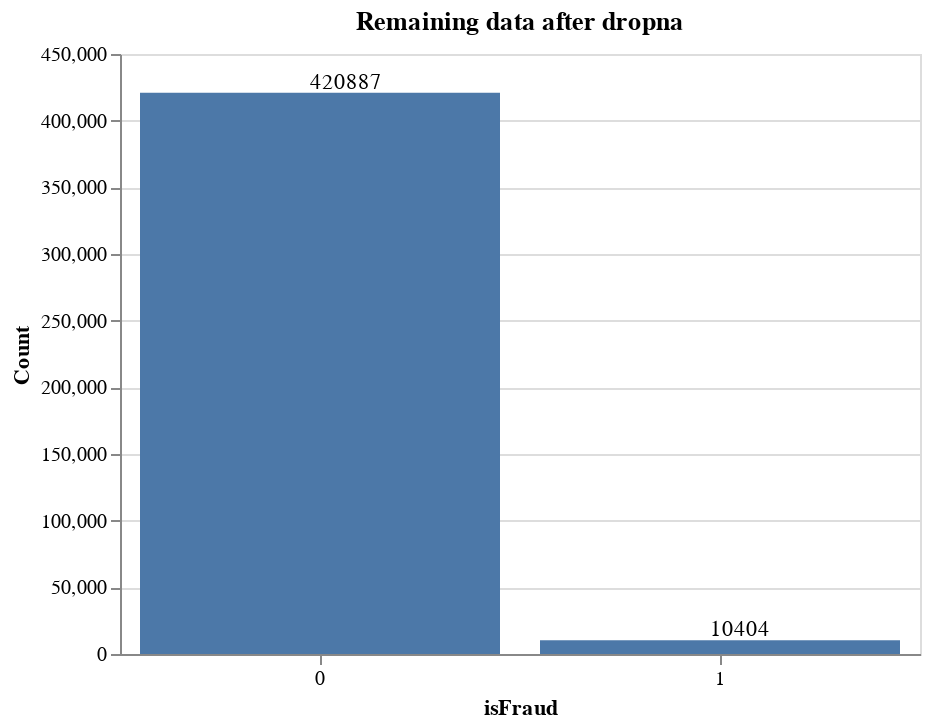

Notebook code for this chart:
### Markdown cell above
One can count the remaining data after dropping the missing values. The dataset has over 420 thousand legitimate transactions and over 10 thousand fraudulent transactions. The remaining data is enough to apply ML techniques for fraud detection or classification. One can see an imbalanced dataset. It is intrinsic to the problem of credit card fraud detection. The issue presents much more legitimate transactions than fraudulent transactions.

### Code cell
#After dropping the null values, this data is available to the machine learning model.
#It is still an excellent amount of data.
bar_chart = alt.Chart(notnaFraud[['isFraud']].value_counts().reset_index().rename(columns={0:'counts'})).mark_bar().encode(
    y=alt.Y('counts:Q', title='Count'),
    x=alt.X('isFraud:N', axis=alt.Axis(labelAngle=0)))
bar_chart
text_chart = bar_chart.mark_text(align='left', baseline='bottom', dx=-5).encode(text='counts:Q')
(bar_chart + text_chart).properties(height=300, width=400, title='Remaining data after dropna')

### Figure 1 — Vega-Lite specification as saved in the notebook (floating-point values rounded to 4 significant figures)
{"$schema": "https://vega.github.io/schema/vega-lite/v4.17.0.json", "config": {"view": {"continuousHeight": 300, "continuousWidth": 400}}, "data": {"name": "data-016c32803aaea200edfcdc50c566dd96"}, "datasets": {"data-016c32803aaea200edfcdc50c566dd96": [{"counts": 420887, "isFraud": 0}, {"counts": 10404, "isFraud": 1}]}, "height": 300, "layer": [{"encoding": {"x": {"axis": {"labelAngle": 0}, "field": "isFraud", "type": "nominal"}, "y": {"field": "counts", "title": "Count", "type": "quantitative"}}, "mark": "bar"}, {"encoding": {"text": {"field": "counts", "type": "quantitative"}, "x": {"axis": {"labelAngle": 0}, "field": "isFraud", "type": "nominal"}, "y": {"field": "counts", "title": "Count", "type": "quantitative"}}, "mark": {"align": "left", "baseline": "bottom", "dx": -5, "type": "text"}}], "title": "Remaining data after dropna", "width": 400}
